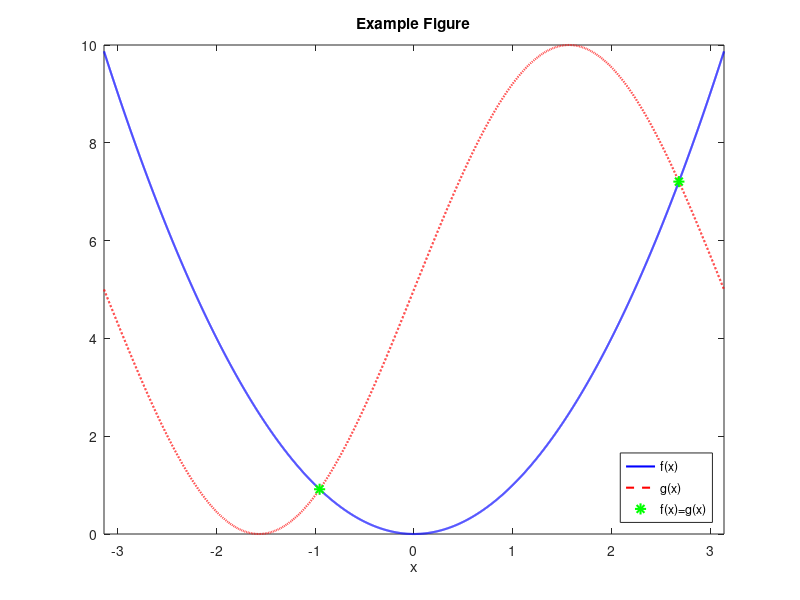

Source code (MATLAB):
% The new defaults will not take effect if there are any open figures. To
% use them, we close all figures, and then repeat the first example.
close all;

% Defaults for this blog post
width = 3;     % Width in inches
height = 3;    % Height in inches
alw = 0.75;    % AxesLineWidth
fsz = 11;      % Fontsize
lw = 1.5;      % LineWidth
msz = 8;       % MarkerSize

% The properties we've been using in the figures
set(0,'defaultLineLineWidth',lw);   % set the default line width to lw
set(0,'defaultLineMarkerSize',msz); % set the default line marker size to msz
set(0,'defaultLineLineWidth',lw);   % set the default line width to lw
set(0,'defaultLineMarkerSize',msz); % set the default line marker size to msz

% Set the default Size for display
defpos = get(0,'defaultFigurePosition');
set(0,'defaultFigurePosition', [defpos(1) defpos(2) width*100, height*100]);

% Set the defaults for saving/printing to a file
set(0,'defaultFigureInvertHardcopy','on'); % This is the default anyway
set(0,'defaultFigurePaperUnits','inches'); % This is the default anyway
defsize = get(gcf, 'PaperSize');
left = (defsize(1)- width)/2;
bottom = (defsize(2)- height)/2;
defsize = [left, bottom, width, height];
set(0, 'defaultFigurePaperPosition', defsize);

% Now we repeat the first example but do not need to include anything
% special beyond manually specifying the tick marks.
f = @(x) x.^2;
g = @(x) 5*sin(x)+5;
dmn = -pi:0.001:pi;
xeq = dmn(abs(f(dmn) - g(dmn)) < 0.002);
figure(1);
plot(dmn,f(dmn),'b-',dmn,g(dmn),'r--',xeq,f(xeq),'g*');
xlim([-pi pi]);
legend('f(x)', 'g(x)', 'f(x)=g(x)', 'Location', 'SouthEast');
xlabel('x');
title('Example Figure');
print('example', '-dpng', '-r300'); %<-Save as PNG with 300 DPI

figure(1); clf;
plot(dmn,f(dmn),'b-',dmn,g(dmn),'r--',xeq,f(xeq),'g*');
xlim([-pi pi]);
legend('f(x)', 'g(x)', 'f(x)=g(x)', 'Location', 'SouthEast');
xlabel('x');
title('Automatic Example Figure');
set(gca,'XTick',-3:3); %<- Still need to manually specific tick marks
set(gca,'YTick',0:10); %<- Still need to manually specific tick marks